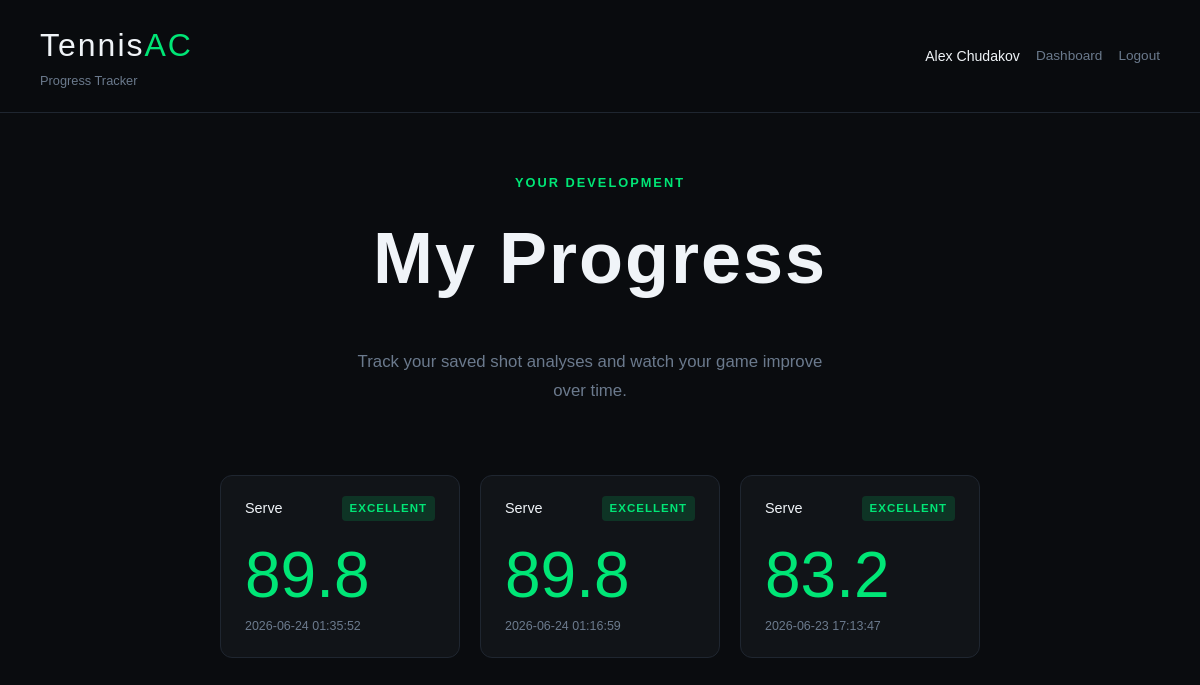
Before: /progress (signed in) with the older database file.
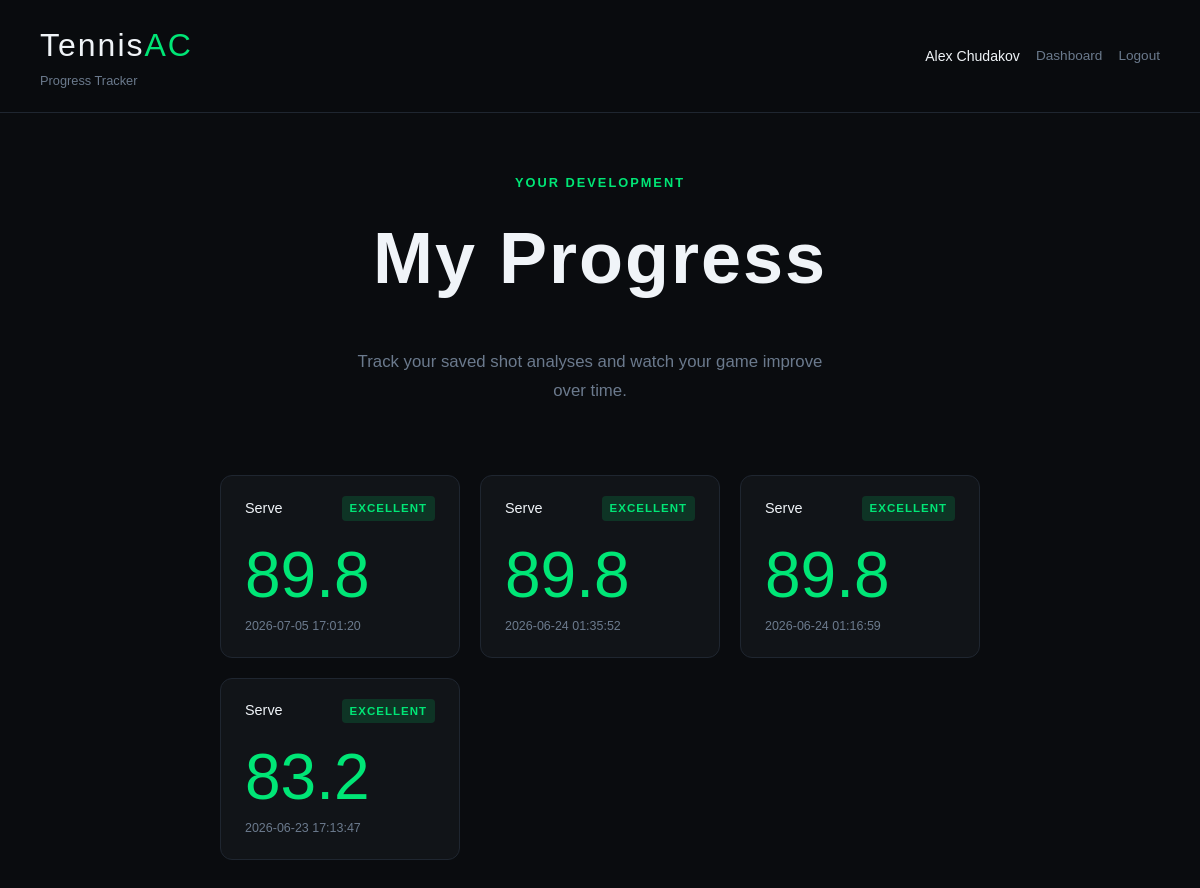
After: the same page with the newer database file.
### tables this page shows
CREATE TABLE analysis_history (
            id INTEGER PRIMARY KEY AUTOINCREMENT,
            user_id INTEGER NOT NULL,
            shot_type TEXT NOT NULL,
            overall_score REAL,
            overall_label TEXT,
            created_at TIMESTAMP DEFAULT CURRENT_TIMESTAMP,
            FOREIGN KEY (user_id) REFERENCES users(id)
        );

### app.py (the view)
@app.route('/progress')
def progress():
    user = get_current_user()
    if not user:
        return redirect(url_for('login'))
    db = get_db()
    history = db.execute(
        '''
        SELECT *
        FROM analysis_history
        WHERE user_id = ?
        ORDER BY created_at DESC
        ''',
        (user['id'],)
    ).fetchall()
    db.close()
    return render_template('progress.html', user=user, history=history)

### app.py (called while the page is built)
def get_db():
    db = sqlite3.connect('tennisac.db')
    db.row_factory = sqlite3.Row
    return db

def get_current_user():
    if 'user_id' not in session:
        return None
    db = get_db()
    user = db.execute('SELECT * FROM users WHERE id = ?', (session['user_id'],)).fetchone()
    db.close()
    return user

### templates/progress.html (shortened to what this page needs)
<!DOCTYPE html>
<html>
<head>
    <link rel="stylesheet" href="{{ url_for('static', filename='css/style.css') }}">
</head>
<body>
<nav class="nav">
    <div>
        <a href="/" class="nav-logo">Tennis<span>AC</span></a>
        <div class="nav-sub">Progress Tracker</div>
    </div>
    <div class="nav-right">
        <span class="nav-user">{{ user['name'] }}</span>
        <a class="nav-link" href="{{ url_for('index') }}">Dashboard</a>
        <a class="nav-link" href="{{ url_for('logout') }}">Logout</a>
    </div>
</nav>
<section class="results-hero">
    <div class="results-header">
        <div class="results-sub">Your Development</div>
        <h1 class="results-title">My Progress</h1>
        <p class="hero-desc">Track your saved shot analyses and watch your game improve over time.</p>
    </div>
</section>
<section class="metrics-section">
    {% if history %}
        <div class="progress-grid">
            {% for item in history %}
                <div class="metric-card progress-card">
                    <div class="metric-header">
                        <span class="metric-name">{{ item['shot_type']|title }}</span>
                        <span class="metric-label label-excellent">{{ item['overall_label'] }}</span>
                    </div>
                    <div class="progress-score">{{ item['overall_score'] }}</div>
                    <div class="metric-score">{{ item['created_at'] }}</div>
                </div>
            {% endfor %}
        </div>
    {% else %}
        <div class="card">
            <h2 class="card-title">No analyses yet</h2>
            <p class="hero-desc">Analyze your first shot to start tracking progress.</p>
        </div>
    {% endif %}
</section>
</body>
</html>

Changed rows visible on the page:
added analysis_history: shot_type "Serve", overall_label "EXCELLENT", overall_score "89.8", created_at "2026-07-05 17:01:20"
